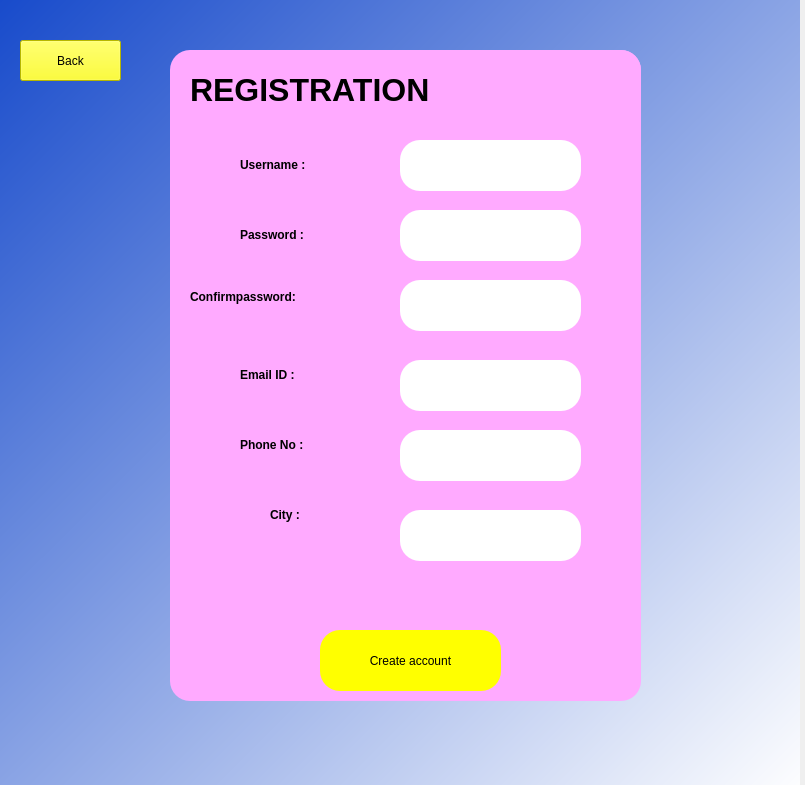
<?xml version="1.0" encoding="UTF-8"?>
<ui version="4.0">
 <class>Dialog</class>
 <widget class="QDialog" name="Dialog">
  <property name="geometry">
   <rect>
    <x>0</x>
    <y>0</y>
    <width>805</width>
    <height>785</height>
   </rect>
  </property>
  <property name="windowTitle">
   <string>Dialog</string>
  </property>
  <property name="styleSheet">
   <string notr="true"/>
  </property>
  <widget class="QWidget" name="widget" native="true">
   <property name="geometry">
    <rect>
     <x>0</x>
     <y>0</y>
     <width>800</width>
     <height>800</height>
    </rect>
   </property>
   <property name="maximumSize">
    <size>
     <width>800</width>
     <height>800</height>
    </size>
   </property>
   <property name="styleSheet">
    <string notr="true">QWidget#widget{background-color: qlineargradient(spread:pad, x1:0, y1:0, x2:1, y2:1, stop:0 rgba(24, 75, 203, 255), stop:1 rgba(255, 255, 255, 255));}
</string>
   </property>
   <widget class="QWidget" name="widget_2" native="true">
    <property name="geometry">
     <rect>
      <x>170</x>
      <y>50</y>
      <width>471</width>
      <height>651</height>
     </rect>
    </property>
    <property name="styleSheet">
     <string notr="true">
background-color: rgb(255, 170, 255);
border-radius:20px
</string>
    </property>
    <widget class="QPushButton" name="createaccount">
     <property name="geometry">
      <rect>
       <x>150</x>
       <y>580</y>
       <width>181</width>
       <height>61</height>
      </rect>
     </property>
     <property name="styleSheet">
      <string notr="true">font: 75 12pt &quot;MS Shell Dlg 2&quot;;
background-color:yellow;
border-radius:20px

</string>
     </property>
     <property name="text">
      <string>Create account</string>
     </property>
    </widget>
    <widget class="QLabel" name="label_3">
     <property name="geometry">
      <rect>
       <x>70</x>
       <y>90</y>
       <width>121</width>
       <height>51</height>
      </rect>
     </property>
     <property name="styleSheet">
      <string notr="true">font: 75 12pt &quot;MS Shell Dlg 2&quot;;</string>
     </property>
     <property name="text">
      <string>&lt;html&gt;&lt;head/&gt;&lt;body&gt;&lt;p&gt;&lt;span style=&quot; font-weight:600;&quot;&gt;Username :&lt;/span&gt;&lt;/p&gt;&lt;/body&gt;&lt;/html&gt;</string>
     </property>
    </widget>
    <widget class="QLabel" name="label_7">
     <property name="geometry">
      <rect>
       <x>70</x>
       <y>300</y>
       <width>101</width>
       <height>51</height>
      </rect>
     </property>
     <property name="styleSheet">
      <string notr="true">font: 75 12pt &quot;MS Shell Dlg 2&quot;;</string>
     </property>
     <property name="text">
      <string>&lt;html&gt;&lt;head/&gt;&lt;body&gt;&lt;p&gt;&lt;span style=&quot; font-weight:600;&quot;&gt;Email ID :&lt;/span&gt;&lt;/p&gt;&lt;/body&gt;&lt;/html&gt;</string>
     </property>
    </widget>
    <widget class="QLabel" name="label_4">
     <property name="geometry">
      <rect>
       <x>70</x>
       <y>160</y>
       <width>111</width>
       <height>51</height>
      </rect>
     </property>
     <property name="styleSheet">
      <string notr="true">font: 75 12pt &quot;MS Shell Dlg 2&quot;;</string>
     </property>
     <property name="text">
      <string>&lt;html&gt;&lt;head/&gt;&lt;body&gt;&lt;p&gt;&lt;span style=&quot; font-weight:600;&quot;&gt;Password :&lt;/span&gt;&lt;/p&gt;&lt;/body&gt;&lt;/html&gt;</string>
     </property>
    </widget>
    <widget class="QLabel" name="label_9">
     <property name="geometry">
      <rect>
       <x>100</x>
       <y>440</y>
       <width>61</width>
       <height>51</height>
      </rect>
     </property>
     <property name="styleSheet">
      <string notr="true">font: 75 12pt &quot;MS Shell Dlg 2&quot;;</string>
     </property>
     <property name="text">
      <string>&lt;html&gt;&lt;head/&gt;&lt;body&gt;&lt;p&gt;&lt;span style=&quot; font-weight:600;&quot;&gt;City :&lt;/span&gt;&lt;/p&gt;&lt;/body&gt;&lt;/html&gt;</string>
     </property>
    </widget>
    <widget class="QLabel" name="label_6">
     <property name="geometry">
      <rect>
       <x>70</x>
       <y>370</y>
       <width>111</width>
       <height>51</height>
      </rect>
     </property>
     <property name="styleSheet">
      <string notr="true">font: 75 12pt &quot;MS Shell Dlg 2&quot;;</string>
     </property>
     <property name="text">
      <string>&lt;html&gt;&lt;head/&gt;&lt;body&gt;&lt;p&gt;&lt;span style=&quot; font-weight:600;&quot;&gt;Phone No :&lt;/span&gt;&lt;/p&gt;&lt;/body&gt;&lt;/html&gt;</string>
     </property>
    </widget>
    <widget class="QLabel" name="label_2">
     <property name="geometry">
      <rect>
       <x>20</x>
       <y>10</y>
       <width>321</width>
       <height>61</height>
      </rect>
     </property>
     <property name="text">
      <string>&lt;html&gt;&lt;head/&gt;&lt;body&gt;&lt;p&gt;&lt;span style=&quot; font-size:24pt; font-weight:600;&quot;&gt;REGISTRATION&lt;/span&gt;&lt;/p&gt;&lt;/body&gt;&lt;/html&gt;</string>
     </property>
    </widget>
    <widget class="QLabel" name="label_5">
     <property name="geometry">
      <rect>
       <x>340</x>
       <y>0</y>
       <width>131</width>
       <height>81</height>
      </rect>
     </property>
     <property name="styleSheet">
      <string notr="true">background-image: url(:/newPrefix/Downloads/register3.jpg);</string>
     </property>
     <property name="text">
      <string/>
     </property>
     <property name="pixmap">
      <pixmap resource="../../Desktop/qrc/register.qrc">:/newPrefix/Downloads/register3 (1).jpg</pixmap>
     </property>
     <property name="scaledContents">
      <bool>true</bool>
     </property>
    </widget>
    <widget class="QLineEdit" name="namefield">
     <property name="geometry">
      <rect>
       <x>230</x>
       <y>90</y>
       <width>181</width>
       <height>51</height>
      </rect>
     </property>
     <property name="styleSheet">
      <string notr="true">background-color: rgb(255, 255, 255);
font: 75 14pt &quot;MS Shell Dlg 2&quot;;</string>
     </property>
    </widget>
    <widget class="QLabel" name="label_8">
     <property name="geometry">
      <rect>
       <x>20</x>
       <y>240</y>
       <width>191</width>
       <height>51</height>
      </rect>
     </property>
     <property name="styleSheet">
      <string notr="true">font: 75 12pt &quot;MS Shell Dlg 2&quot;;</string>
     </property>
     <property name="text">
      <string>&lt;html&gt;&lt;head/&gt;&lt;body&gt;&lt;p&gt;&lt;span style=&quot; font-weight:600;&quot;&gt;Confirmpassword:&lt;/span&gt;&lt;/p&gt;&lt;p&gt;&lt;br/&gt;&lt;/p&gt;&lt;/body&gt;&lt;/html&gt;</string>
     </property>
    </widget>
    <widget class="QLineEdit" name="passwordfield">
     <property name="geometry">
      <rect>
       <x>230</x>
       <y>160</y>
       <width>181</width>
       <height>51</height>
      </rect>
     </property>
     <property name="styleSheet">
      <string notr="true">background-color: rgb(255, 255, 255);
font: 75 14pt &quot;MS Shell Dlg 2&quot;;</string>
     </property>
    </widget>
    <widget class="QLineEdit" name="password">
     <property name="geometry">
      <rect>
       <x>230</x>
       <y>230</y>
       <width>181</width>
       <height>51</height>
      </rect>
     </property>
     <property name="styleSheet">
      <string notr="true">background-color: rgb(255, 255, 255);
font: 75 14pt &quot;MS Shell Dlg 2&quot;;</string>
     </property>
    </widget>
    <widget class="QLineEdit" name="email">
     <property name="geometry">
      <rect>
       <x>230</x>
       <y>310</y>
       <width>181</width>
       <height>51</height>
      </rect>
     </property>
     <property name="styleSheet">
      <string notr="true">background-color: rgb(255, 255, 255);
font: 75 14pt &quot;MS Shell Dlg 2&quot;;</string>
     </property>
    </widget>
    <widget class="QLineEdit" name="phone">
     <property name="geometry">
      <rect>
       <x>230</x>
       <y>380</y>
       <width>181</width>
       <height>51</height>
      </rect>
     </property>
     <property name="styleSheet">
      <string notr="true">background-color: rgb(255, 255, 255);
font: 75 14pt &quot;MS Shell Dlg 2&quot;;</string>
     </property>
    </widget>
    <widget class="QLineEdit" name="city">
     <property name="geometry">
      <rect>
       <x>230</x>
       <y>460</y>
       <width>181</width>
       <height>51</height>
      </rect>
     </property>
     <property name="styleSheet">
      <string notr="true">background-color: rgb(255, 255, 255);
font: 75 14pt &quot;MS Shell Dlg 2&quot;;</string>
     </property>
    </widget>
    <widget class="QLabel" name="error2">
     <property name="geometry">
      <rect>
       <x>40</x>
       <y>520</y>
       <width>351</width>
       <height>41</height>
      </rect>
     </property>
     <property name="styleSheet">
      <string notr="true">color: rgb(255, 0, 0);
font: 75 11pt &quot;MS Shell Dlg 2&quot;;</string>
     </property>
     <property name="text">
      <string/>
     </property>
    </widget>
   </widget>
   <widget class="QPushButton" name="back">
    <property name="geometry">
     <rect>
      <x>20</x>
      <y>40</y>
      <width>101</width>
      <height>41</height>
     </rect>
    </property>
    <property name="styleSheet">
     <string notr="true">font: 75 12pt &quot;MS Shell Dlg 2&quot;;
background-color:yellow

</string>
    </property>
    <property name="text">
     <string>Back</string>
    </property>
   </widget>
  </widget>
 </widget>
 <resources>
  <include location="../../Desktop/qrc/register.qrc"/>
 </resources>
 <connections/>
</ui>
